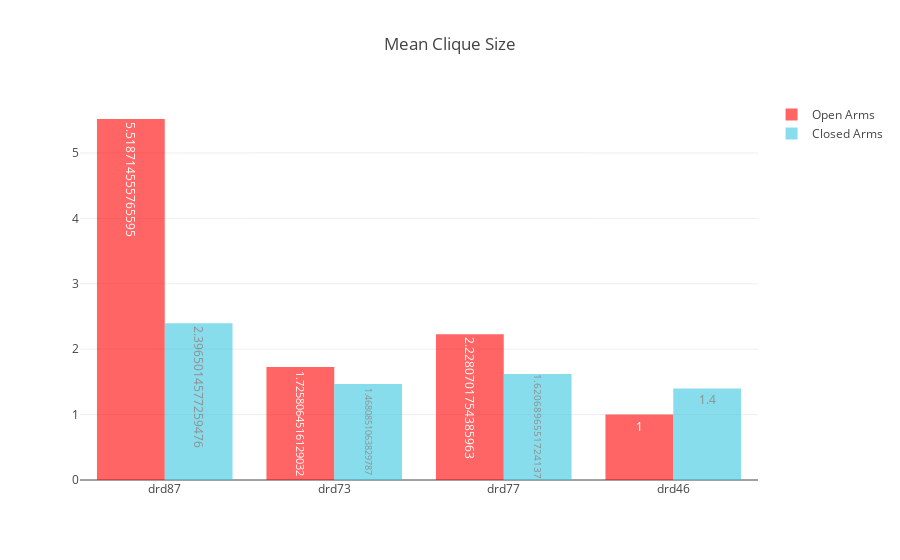

This figure's notebook cell:
### Markdown cell above
### *The 'small-world' property combines high levels of local clustering among nodes of a network (to form families or cliques) and short paths that globally link all nodes of a network. This means that all nodes of a large system are linked through relatively few intermediate steps, despite the fact that most nodes maintain only a few direct connections - mostly within a clique of neighbours.* (Bullmore and Sporns)

### As shown below, we computed the mean clique size, as well as the maximum clique size, in all networks of interest. We observe that larger cliques of neurons were formed when the mice were in the open arms of the EPM.

### Code cell
labels, open_arms_measures, closed_arms_measures = get_measures_for_plot()
plot_network_measures(open_arms_measures, closed_arms_measures, *labels, title="Mean Clique Size")

### Figure 1 — Plotly figure (JSON) as saved in the notebook; plotly's stock layout.template omitted (floating-point values rounded to 4 significant figures)
{"data": [{"marker": {"color": "rgb(255, 0, 0)"}, "name": "Open Arms", "opacity": 0.6, "text": [5.519, 1.726, 2.228, 1], "textposition": "auto", "type": "bar", "uid": "685492", "x": ["drd87", "drd73", "drd77", "drd46"], "y": [5.519, 1.726, 2.228, 1]}, {"marker": {"color": "rgb(58,200,225)"}, "name": "Closed Arms", "opacity": 0.6, "text": [2.397, 1.468, 1.621, 1.4], "textposition": "auto", "type": "bar", "uid": "b6a3b8", "x": ["drd87", "drd73", "drd77", "drd46"], "y": [2.397, 1.468, 1.621, 1.4]}], "layout": {"autosize": true, "title": "Mean Clique Size", "xaxis": {"autorange": true, "range": [-0.5, 3.5], "type": "category"}, "yaxis": {"autorange": true, "range": [0, 5.809], "type": "linear"}}}
